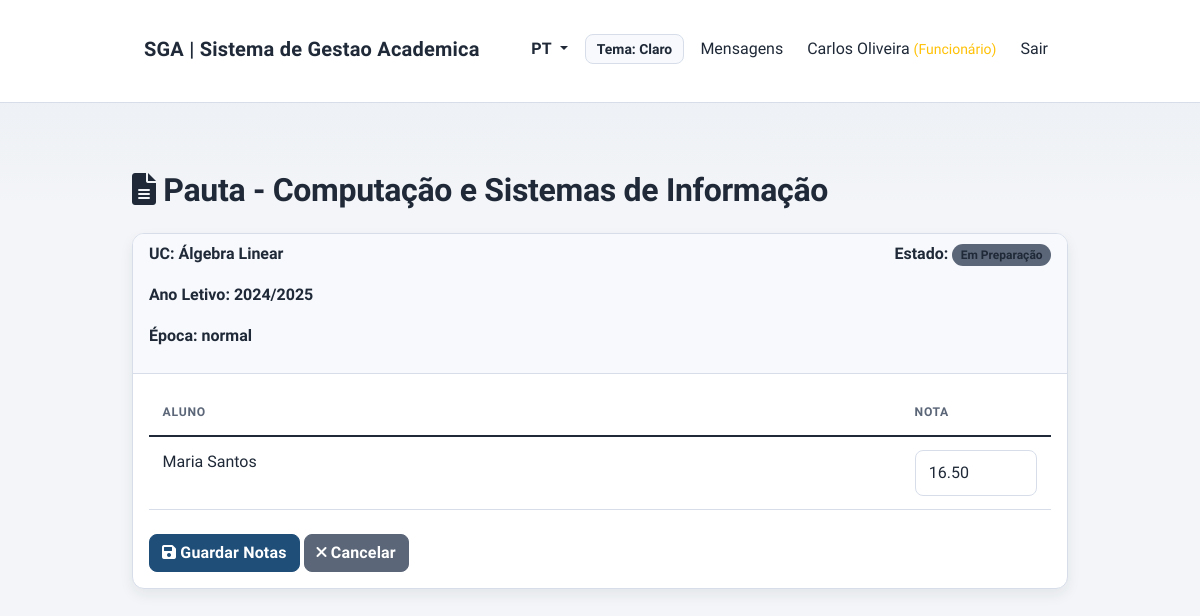
The page /public/staff/grades.php?action=view&id=1 (signed in) on the database its author committed.
### tables this page shows
CREATE TABLE grade_sheets (
    id INT PRIMARY KEY AUTO_INCREMENT,
    unit_id INT NOT NULL,
    academic_year_id INT NOT NULL,
    season VARCHAR(30) NOT NULL,
    created_by INT NOT NULL,
    created_at TIMESTAMP DEFAULT CURRENT_TIMESTAMP,
    updated_at TIMESTAMP DEFAULT CURRENT_TIMESTAMP ON UPDATE CURRENT_TIMESTAMP,
    status VARCHAR(20) DEFAULT 'em_preparacao',
    notes TEXT,
    FOREIGN KEY (unit_id) REFERENCES course_units(id),
    FOREIGN KEY (academic_year_id) REFERENCES academic_years(id),
    FOREIGN KEY (created_by) REFERENCES users(id),
    UNIQUE KEY unique_grade_sheet (unit_id, academic_year_id, season),
    INDEX idx_unit (unit_id),
    INDEX idx_academic_year (academic_year_id),
    INDEX idx_status (status)
);

CREATE TABLE course_units (
    id INT PRIMARY KEY AUTO_INCREMENT,
    code VARCHAR(20) NOT NULL UNIQUE,
    name VARCHAR(255) NOT NULL,
    ects INT,
    description TEXT,
    is_active BOOLEAN DEFAULT TRUE,
    created_at TIMESTAMP DEFAULT CURRENT_TIMESTAMP,
    updated_at TIMESTAMP DEFAULT CURRENT_TIMESTAMP ON UPDATE CURRENT_TIMESTAMP,
    INDEX idx_code (code),
    INDEX idx_active (is_active)
);

CREATE TABLE academic_years (
    id INT PRIMARY KEY AUTO_INCREMENT,
    label VARCHAR(20) NOT NULL UNIQUE,
    is_active BOOLEAN DEFAULT TRUE,
    created_at TIMESTAMP DEFAULT CURRENT_TIMESTAMP,
    comment VARCHAR(255)
);

CREATE TABLE grade_sheet_students (
    id INT PRIMARY KEY AUTO_INCREMENT,
    grade_sheet_id INT NOT NULL,
    user_id INT NOT NULL,
    final_grade DECIMAL(5,2),
    grade_status VARCHAR(50),
    notes TEXT,
    updated_by INT,
    created_at TIMESTAMP DEFAULT CURRENT_TIMESTAMP,
    updated_at TIMESTAMP DEFAULT CURRENT_TIMESTAMP ON UPDATE CURRENT_TIMESTAMP,
    FOREIGN KEY (grade_sheet_id) REFERENCES grade_sheets(id) ON DELETE CASCADE,
    FOREIGN KEY (user_id) REFERENCES users(id),
    FOREIGN KEY (updated_by) REFERENCES users(id),
    UNIQUE KEY unique_student_grade (grade_sheet_id, user_id),
    INDEX idx_grade_sheet (grade_sheet_id),
    INDEX idx_user (user_id)
);

CREATE TABLE users (
    id INT PRIMARY KEY AUTO_INCREMENT,
    role_id INT NOT NULL,
    full_name VARCHAR(255) NOT NULL,
    email VARCHAR(255) NOT NULL UNIQUE,
    username VARCHAR(100) NOT NULL UNIQUE,
    password_hash VARCHAR(255),
    is_active BOOLEAN DEFAULT TRUE,
    last_login DATETIME,
    created_at TIMESTAMP DEFAULT CURRENT_TIMESTAMP,
    updated_at TIMESTAMP DEFAULT CURRENT_TIMESTAMP ON UPDATE CURRENT_TIMESTAMP,
    FOREIGN KEY (role_id) REFERENCES roles(id),
    INDEX idx_role (role_id),
    INDEX idx_email (email),
    INDEX idx_username (username)
);

### public/staff/grades.php (called while the page is built, shortened)
<?php
require_once __DIR__ . '/../../core/bootstrap.php';
require_once __DIR__ . '/../../controllers/StaffGradesController.php';
$controller = new StaffGradesController($pdo);
$action = $_GET['action'] ?? 'index';
$id = $_GET['id'] ?? null;
if ($action === 'view' && $id) {
    $result = $controller->view($id);
} elseif ($action === 'evaluate' && $id) {
    $result = $controller->evaluateRecord($id);
} else {
    $result = $controller->index();
}
extract($result['data']);
include __DIR__ . '/../../views/' . $result['view'];

### core/helpers.php (called while the page is built, shortened)
<?php
function h($str) {
    return htmlspecialchars($str, ENT_QUOTES, 'UTF-8');
}
function isAuthenticated() {
    return isset($_SESSION['user_id']) && isset($_SESSION['role']);
}
function getUserRole() {
    return $_SESSION['role'] ?? null;
}
function getStateBadgeClass($state) {
    $badges = [
        'rascunho' => 'secondary',
        'submetida' => 'info',
        'aprovada' => 'success',
        'rejeitada' => 'danger',
        'pendente' => 'warning',
        'aprovado' => 'success',
        'rejeitado' => 'danger',
        'em_preparacao' => 'secondary',
        'publicada' => 'success',
        'fechada' => 'dark',
    ];
    return $badges[$state] ?? 'secondary';
}
function getStateLabel($state) {
    $translationKey = 'state.' . $state;
    return t($translationKey, $state);
}
function baseUrl() {
    $protocol = (!empty($_SERVER['HTTPS']) && $_SERVER['HTTPS'] !== 'off') ? 'https' : 'http';
    $host = $_SERVER['HTTP_HOST'];
    $scriptPath = str_replace('\\', '/', $_SERVER['SCRIPT_NAME'] ?? ($_SERVER['PHP_SELF'] ?? ''));
    $publicPos = strpos($scriptPath, '/public');
    if ($publicPos !== false) {
        $basePath = substr($scriptPath, 0, $publicPos);
    } else {
        $basePath = dirname($scriptPath);
    }
    return $protocol . '://' . $host . rtrim($basePath, '/');
}
function publicUrl($path = '') {
    $base = baseUrl() . '/public';
    if ($path) {
        $base .= '/' . ltrim($path, '/');
    }
    return $base;
}
function url($path = '') {
    return publicUrl($path);
}

### controllers/StaffGradesController.php (called while the page is built, shortened)
<?php
class StaffGradesController {
    protected $pdo;
    public function __construct($pdo) {
        $this->pdo = $pdo;
    }
    public function view($id) {
        $stmt = $this->pdo->prepare("
            SELECT gs.*, uc.course_name, cu.name as unit_name, ay.label as academic_year_label
            FROM grade_sheets gs
            LEFT JOIN course_units cu ON gs.unit_id = cu.id
            LEFT JOIN academic_years ay ON gs.academic_year_id = ay.id
            LEFT JOIN (
                SELECT sp.unit_id, MIN(c.name) AS course_name
                FROM study_plans sp
                INNER JOIN courses c ON c.id = sp.course_id
                WHERE sp.is_active = 1
                GROUP BY sp.unit_id
            ) uc ON uc.unit_id = gs.unit_id
            WHERE gs.id = ?
        ");
        $stmt->execute([$id]);
        $gradeSheet = $stmt->fetch(PDO::FETCH_ASSOC);
        $stmt = $this->pdo->prepare("
            SELECT gss.*, u.full_name as student_name
            FROM grade_sheet_students gss
            LEFT JOIN users u ON gss.user_id = u.id
            WHERE gss.grade_sheet_id = ?
            ORDER BY u.full_name
        ");
        $stmt->execute([$id]);
        $grades = $stmt->fetchAll(PDO::FETCH_ASSOC);
        return [
            'view' => 'staff/grades-view.php',
            'data' => [
                'gradeSheet' => $gradeSheet,
                'grades' => $grades
            ]
        ];
    }
}

### core/i18n.php (called while the page is built, shortened)
<?php
$TRANSLATIONS = [];
function loadTranslations($lang = 'pt') {
    $filePath = __DIR__ . '/../translations/' . $lang . '.php';
    if (file_exists($filePath)) {
        $TRANSLATIONS = require $filePath;
        return true;
    }
    return false;
}
function trans($key, $default = '') {
    global $TRANSLATIONS;
    return $TRANSLATIONS[$key] ?? ($default ?: $key);
}
function t($key, $default = '') {
    return trans($key, $default);
}

### views/staff/grades-view.php (the view, shortened to what this page needs)
<!DOCTYPE html>
<html lang="pt-PT">
<head>
    <link href="https://cdn.jsdelivr.net/npm/bootstrap@5.1.3/dist/css/bootstrap.min.css" rel="stylesheet">
    <link href="<?php echo url('assets/css/app.css'); ?>" rel="stylesheet">
    <link href="https://cdnjs.cloudflare.com/ajax/libs/font-awesome/6.0.0/css/all.min.css" rel="stylesheet">
</head>
<body>
    <?php include __DIR__ . '/../layouts/navbar.php'; ?>
    <div class="container-fluid mt-5">
        <h2>
            <i class="fas fa-file-alt"></i>
            Pauta - <?php echo h($gradeSheet['course_name'] ?? 'Sem título'); ?>
        </h2>
        <div class="card mt-4">
            <div class="card-header">
                <div class="row">
                    <div class="col-md-6">
                        <p><strong>UC:</strong> <?php echo h($gradeSheet['unit_name'] ?? '-'); ?></p>
                        <p><strong>Ano Letivo:</strong> <?php echo h($gradeSheet['academic_year_label'] ?? '-'); ?></p>
                        <p><strong>Época:</strong> <?php echo h($gradeSheet['season'] ?? 'Normal'); ?></p>
                    </div>
                    <div class="col-md-6 text-end">
                        <p><strong>Estado:</strong>
                            <span class="badge bg-<?php echo getStateBadgeClass($gradeSheet['status'] ?? 'em_preparacao'); ?>">
                                <?php echo getStateLabel($gradeSheet['status'] ?? 'em_preparacao'); ?>
                            </span>
                        </p>
                    </div>
                </div>
            </div>
            <div class="card-body">
                <form method="POST" novalidate>
                    <div class="table-responsive">
                        <table class="table">
                            <thead>
                                <tr>
                                    <th>Aluno</th>
                                    <th width="150">Nota</th>
                                </tr>
                            </thead>
                            <tbody>
                                <?php if (empty($grades ?? [])): ?>
                                    <tr>
                                        <td colspan="2" class="text-center text-muted py-4">
                                            Nenhum aluno nesta pauta
                                        </td>
                                    </tr>
                                <?php else: ?>
                                    <?php foreach ($grades as $grade): ?>
                                        <tr>
                                            <td><?php echo h($grade['student_name']); ?></td>
                                            <td>
                                                <input type="number" class="form-control" name="grades[<?php echo $grade['id']; ?>]"
                                                       value="<?php echo h($grade['final_grade'] ?? ''); ?>"
                                                       min="0" max="20" step="0.5" placeholder="0-20">
                                            </td>
                                        </tr>
                                    <?php endforeach; ?>
                                <?php endif; ?>
                            </tbody>
                        </table>
                    </div>
                    <div class="mt-4">
                        <button type="submit" class="btn btn-primary">
                            <i class="fas fa-save"></i> Guardar Notas
                        </button>
                        <a href="<?php echo url('staff/grades.php'); ?>" class="btn btn-secondary">
                            <i class="fas fa-times"></i> Cancelar
                        </a>
                    </div>
                </form>
            </div>
        </div>
    </div>
</body>
</html>

### public/assets/css/app.css (style rules this page uses)
:root { --bg: #f3f5f8; --bg-plain: #ffffff; --surface: #ffffff; --surface-soft: #f7f9fc; --surface-strong: #eef2f7; --text: #1f2937; --text-muted: #5b6678; --border: #d7deea; --primary: #1f4e79; --primary-soft: #d8e7f8; --info: #0c6a8f; --success: #1f7a4f; --warning: #9a6a05; --danger: #9f1239; --secondary: #5b6678; --on-primary: #ffffff; --on-info: #ffffff; --on-success: #ffffff; --on-warning: #ffffff; --on-danger: #ffffff; --on-secondary: #ffffff; --radius-sm: 8px; --radius-md: 12px; --radius-lg: 16px; --shadow-sm: 0 6px 14px rgba(31, 41, 55, 0.07); --shadow-md: 0 14px 30px rgba(31, 41, 55, 0.12); }
* { box-sizing: border-box; }
html, body { min-height: 100%; }
body { font-family: 'Public Sans', 'Segoe UI', sans-serif; color: var(--text); background: linear-gradient(180deg, rgba(31, 78, 121, 0.05) 0%, transparent 26%), var(--bg); line-height: 1.55; }
h1, h2, h3, h4, h5, h6 { color: var(--text); letter-spacing: -0.01em; font-weight: 700; }
p, label, li, small, span { color: inherit; }
a { color: var(--primary); }
.container, .container-fluid { width: 80%; max-width: 80%; margin-left: auto; margin-right: auto; padding-top: 1.25rem; padding-bottom: 1.5rem; }
.card { border: 1px solid var(--border); border-radius: var(--radius-md); box-shadow: var(--shadow-sm); overflow: hidden; background: var(--surface); transition: transform 160ms ease, box-shadow 160ms ease; }
.card-header { border-bottom: 1px solid var(--border); background-color: var(--surface-soft); font-weight: 600; }
.table { margin-bottom: 0; color: var(--text); }
.table > :not(caption) > * > * { padding: 0.82rem 0.85rem; border-bottom: 1px solid var(--border); background-color: transparent; }
.table thead th { font-size: 0.76rem; text-transform: uppercase; letter-spacing: 0.06em; color: var(--text-muted); font-weight: 700; }
.form-control, .form-select, textarea { border-radius: var(--radius-sm); border: 1px solid var(--border); background: var(--bg-plain); color: var(--text); padding: 0.62rem 0.82rem; }
.form-control::placeholder, textarea::placeholder { color: var(--text-muted); opacity: 0.9; }
.btn { border-radius: var(--radius-sm); font-weight: 600; letter-spacing: 0.01em; transition: transform 120ms ease; }
.btn-primary { background-color: var(--primary); border-color: var(--primary); color: var(--on-primary); }
.btn-secondary { background-color: var(--secondary); border-color: var(--secondary); color: var(--on-secondary); }
.badge { border-radius: 999px; padding: 0.42em 0.7em; font-weight: 600; }
.bg-secondary { background-color: var(--secondary) !important; color: var(--on-secondary) !important; }
.badge.bg-primary, .badge.bg-info, .badge.bg-success, .badge.bg-warning, .badge.bg-danger, .badge.bg-secondary { color: inherit !important; }
.ui-reveal { opacity: 0; transform: translateY(8px); transition: opacity 220ms ease, transform 220ms ease; }
.ui-reveal.is-visible { opacity: 1; transform: translateY(0); }

### rows shown on the page
grade_sheets: unit.name "Álgebra Linear", academic_year.label "2024/2025", season "normal", status "Em Preparação"
grade_sheet_students: user.full_name "Maria Santos", final_grade "16.50"

### other values the page prints
getCurrentLanguage() "PT"
t('nav.my_requests') "Mensagens"
$_SESSION['full_name'] "Carlos Oliveira"
getRoleLabel() "Funcionário"
t('nav.logout') "Sair"
$gradeSheet['course_name'] "Computação e Sistemas de Informação"
